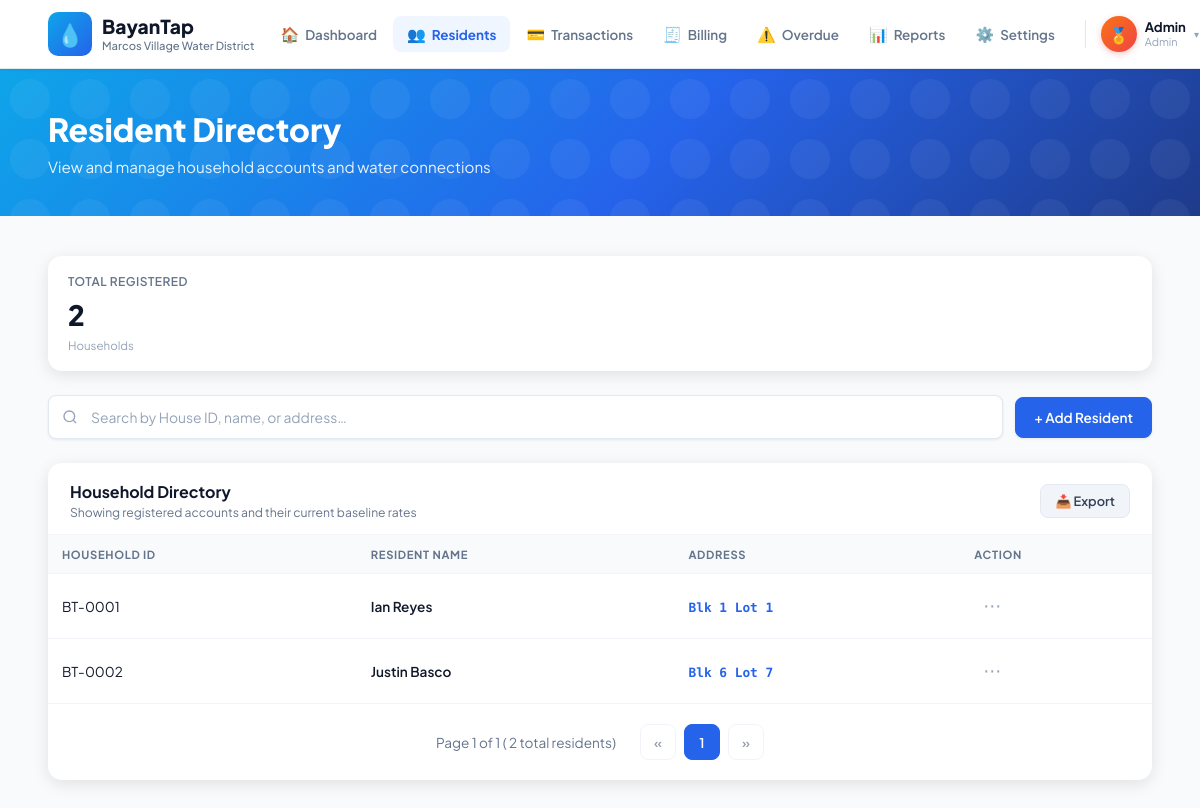
/residents.php (signed in), run on the app's committed database.
### tables this page shows
CREATE TABLE `residents` (
  `id` int(11) NOT NULL,
  `household_id` varchar(20) DEFAULT NULL,
  `block_no` varchar(20) NOT NULL,
  `lot_no` varchar(20) NOT NULL,
  `full_name` varchar(100) NOT NULL,
  `initial_meter` int(11) DEFAULT 0,
  `monthly_rate` decimal(10,2) DEFAULT 0.00,
  `contact_number` varchar(30) DEFAULT NULL,
  `email` varchar(255) DEFAULT NULL,
  `status` enum('paid','unpaid','pending','started') DEFAULT 'unpaid',
  `access_token` varchar(64) DEFAULT NULL,
  `created_at` timestamp NOT NULL DEFAULT current_timestamp()
);

### residents.php (the view, shortened to what this page needs)
<?php
require_once 'db_connect.php';
$search_q = $_GET['q'] ?? '';
$where_clauses = ["1=1"];
$params = [];
$where_sql = implode(' AND ', $where_clauses);
$resStatsStmt = $pdo->prepare("
    SELECT
        COUNT(*) AS total_res,
        AVG(monthly_rate) AS avg_rate,
        SUM(CASE WHEN status != 'unpaid' THEN 1 ELSE 0 END) AS active_res
    FROM residents
    WHERE $where_sql
");
$resStatsStmt->execute($params);
$resStats = $resStatsStmt->fetch(PDO::FETCH_ASSOC);
$raw_total_res = $resStats['total_res'] ?? 0;
$total_res = number_format($raw_total_res);
$limit = 10;
$total_pages = max(1, ceil($raw_total_res / $limit));
$page = isset($_GET['page']) ? (int) $_GET['page'] : 1;
$page = max(1, min($page, $total_pages));
$offset = ($page - 1) * $limit;
?>
<!DOCTYPE html>
<html lang="en">
<head>
  <link rel="stylesheet" href="dashboard.css?v=4">
  <link rel="stylesheet" href="CSS/residents.css">
</head>
<body>
  <?php $current_page = 'residents'; include 'navbar.php'; ?>
  <div class="page-header">
    <div class="page-title-section">
      <h1 class="page-title">Resident Directory</h1>
      <p class="page-subtitle">View and manage household accounts and water connections</p>
    </div>
  </div>
  <div class="main">
    <div class="summary-grid">
      <div class="summary-card">
        <div class="summary-label">Total Registered</div>
        <div class="summary-value">
          <?= $total_res ?>
        </div>
        <div class="summary-sub">Households</div>
      </div>
    </div>
    <form method="GET" class="controls-bar" id="filterForm">
      <div class="search-wrap">
        <input type="text" name="q" id="resSearch" value="<?= htmlspecialchars($search_q) ?>"
          placeholder="Search by House ID, name, or address…" oninput="applyLiveSearch()">
      </div>
      <div class="filter-group">
        <button type="button" class="filter-btn active" style="background: var(--blue); color: var(--white);"
          onclick="openAddResident()">+ Add Resident</button>
      </div>
    </form>
    <div class="table-card">
      <div class="table-card-header">
        <div class="table-card-header-title">
          <h2>Household Directory</h2>
          <p>Showing registered accounts and their current baseline rates</p>
        </div>
        <button class="export-btn">📥 Export</button>
      </div>
      <div class="table-wrap">
        <table>
          <thead>
            <tr>
              <th>Household ID</th>
              <th>Resident Name</th>
              <th>Address</th>
              <th>Action</th>
            </tr>
          </thead>
          <tbody>
            <?php
            require_once 'db_connect.php';
            $stmtRes = $pdo->prepare("SELECT * FROM residents WHERE $where_sql ORDER BY full_name ASC LIMIT " . (int) $limit . " OFFSET " . (int) $offset);
            $stmtRes->execute($params);
            while ($tx = $stmtRes->fetch()):
              ?>
              <tr data-id="<?= $tx['id'] ?>"
                  data-hh-id="<?= htmlspecialchars($tx['household_id'] ?? '') ?>"
                  data-token="<?= htmlspecialchars($tx['access_token'] ?? '') ?>"
                  data-full-name="<?= htmlspecialchars($tx['full_name'] ?? '') ?>"
                  data-block="<?= htmlspecialchars($tx['block_no'] ?? '') ?>"
                  data-lot="<?= htmlspecialchars($tx['lot_no'] ?? '') ?>"
                  data-contact="<?= htmlspecialchars($tx['contact_number'] ?? '') ?>"
                  data-email="<?= htmlspecialchars($tx['email'] ?? '') ?>"
                  data-rate="<?= htmlspecialchars($tx['monthly_rate'] ?? 0) ?>"
                  data-status="<?= htmlspecialchars($tx['status'] ?? 'unpaid') ?>">
                <td>
                  <div class="hh-id-pill">
                    <?= htmlspecialchars($tx['household_id'] ?? 'N/A') ?>
                  </div>
                </td>
                <td>
                  <div class="tx-date">
                    <?= htmlspecialchars($tx['full_name']) ?>
                  </div>
                </td>
                <td><span class="tx-ref">
                    <?= htmlspecialchars($tx['block_no'] . ' ' . $tx['lot_no']) ?>
                  </span></td>
                <td class="action-cell">
                  <button class="action-btn" title="Actions" onclick="toggleMenu(this)"
                    data-id="<?= $tx['id'] ?>">⋯</button>
                </td>
              </tr>
              <?php
            endwhile; ?>
          </tbody>
        </table>
      </div>
      <div class="pagination">
        <span class="pagination-info">Page
          <?= $page ?> of
          <?= $total_pages ?> (
          <?= number_format($raw_total_res) ?>
          total residents)
        </span>
        <?php if ($page > 1): ?>
          <a href="?page=<?= $page - 1 ?>" class="pagination-btn"
            style="text-decoration: none; display: inline-flex; align-items: center; justify-content: center;">«</a>
          <?php
        else: ?>
          <button class="pagination-btn" disabled>«</button>
          <?php
        endif; ?>
        <?php
        $start_page = max(1, $page - 2);
        $end_page = min($total_pages, $page + 2);
        for ($i = $start_page; $i <= $end_page; $i++) {
          if ($i == $page) {
            echo '<button class="pagination-btn active">' . $i . '</button>';
          } else {
            echo '<a href="?page=' . $i . '" class="pagination-btn" style="text-decoration: none; display: inline-flex; align-items: center; justify-content: center;">' . $i . '</a>';
          }
        }
        ?>
        <?php if ($page < $total_pages): ?>
          <a href="?page=<?= $page + 1 ?>" class="pagination-btn"
            style="text-decoration: none; display: inline-flex; align-items: center; justify-content: center;">»</a>
          <?php
        else: ?>
          <button class="pagination-btn" disabled>»</button>
          <?php
        endif; ?>
      </div>
    </div>
  </div>
</body>
</html>

### CSS/dashboard.css (style rules this page uses)
:root { --blue: #2563eb; --blue-light: #eff6ff; --teal: #0ea5e9; --green: #16a34a; --green-bg: #dcfce7; --red: #dc2626; --red-bg: #fee2e2; --amber: #d97706; --amber-bg: #fef3c7; --gray-50: #f8fafc; --gray-100: #f1f5f9; --gray-200: #e2e8f0; --gray-400: #94a3b8; --gray-500: #64748b; --gray-700: #334155; --gray-900: #0f172a; --white: #ffffff; --shadow-sm: 0 1px 3px rgba(0, 0, 0, .08); --shadow-md: 0 4px 16px rgba(0, 0, 0, .10); --shadow-lg: 0 8px 32px rgba(0, 0, 0, .13); --radius: 14px; --radius-sm: 8px; }
*, *::before, *::after { box-sizing: border-box; margin: 0; padding: 0; }
html, body { max-width: 100%; overflow-x: hidden; }
body { font-family: 'Plus Jakarta Sans', sans-serif; background: var(--gray-50); color: var(--gray-900); min-height: 100vh; }
.page-header { background: linear-gradient(135deg, #0ea5e9 0%, #2563eb 55%, #1e3a8a 100%); padding: clamp(24px, 4vw, 40px) clamp(16px, 4vw, 48px); position: relative; overflow: hidden; }
.page-header::before { content: ''; position: absolute; inset: 0; }
.page-title-section { position: relative; max-width: 1400px; margin: 0 auto; }
.page-title { font-size: 2rem; font-weight: 800; color: var(--white); margin-bottom: 8px; }
.page-subtitle { font-size: .95rem; color: rgba(255, 255, 255, 0.9); }
.main { padding: clamp(24px, 4vw, 40px) clamp(16px, 4vw, 48px); max-width: 1400px; margin: 0 auto; }
.search-wrap { flex: 1 1 200px; position: relative; min-width: 0; }
.search-wrap input { width: 100%; padding: 11px 16px 11px 42px; border: 1.5px solid var(--gray-200); border-radius: var(--radius-sm); font-family: inherit; font-size: .87rem; color: var(--gray-900); background: var(--white); box-shadow: var(--shadow-sm); transition: border-color .2s, box-shadow .2s; outline: none; min-height: 44px; appearance: none; }
.search-wrap input::placeholder { color: var(--gray-400); }
.action-cell { position: relative; }
.action-btn { background: transparent; border: none; cursor: pointer; color: var(--gray-400); font-size: 18px; border-radius: 6px; transition: background .15s, color .15s; min-width: 36px; min-height: 36px; display: inline-flex; align-items: center; justify-content: center; padding: 0; }
.table-card { background: var(--white); border-radius: var(--radius); box-shadow: var(--shadow-md); min-width: 0; }
.table-card-header { padding: 18px 22px 14px; border-bottom: 1px solid var(--gray-100); }
.table-card-header h2 { font-size: 1rem; font-weight: 700; }
.table-card-header p { font-size: .76rem; color: var(--gray-500); margin-top: 2px; }
.table-wrap { overflow-x: auto; -webkit-overflow-scrolling: touch; }
table { width: 100%; border-collapse: collapse; min-width: 520px; }
thead th { padding: 10px 14px; font-size: .7rem; font-weight: 700; text-transform: uppercase; letter-spacing: .06em; color: var(--gray-500); background: var(--gray-50); text-align: left; white-space: nowrap; }
tbody tr { border-top: 1px solid var(--gray-100); transition: background .15s; }
tbody td { padding: 12px 14px; vertical-align: middle; }
.action-btn { background: transparent; border: none; cursor: pointer; color: var(--gray-400); font-size: 18px; padding: 4px; border-radius: 6px; transition: background .15s, color .15s; min-width: 36px; min-height: 36px; display: inline-flex; align-items: center; justify-content: center; }
.table-card-header { display: flex; align-items: center; justify-content: space-between; flex-wrap: wrap; gap: 10px; padding: 18px 22px 14px; border-bottom: 1px solid var(--gray-100); }

### data on the page
residents: household "BT-0001", full_name "Ian Reyes", block_no+lot_no "Blk 1 Lot 1"
residents: household "BT-0002", full_name "Justin Basco", block_no+lot_no "Blk 6 Lot 7"

### other printed values
$_SESSION['username'] "Admin"
$_SESSION['role'] "Admin"
$total_res "2"
$page "1"
$total_pages "1"
$raw_total_res "2"
